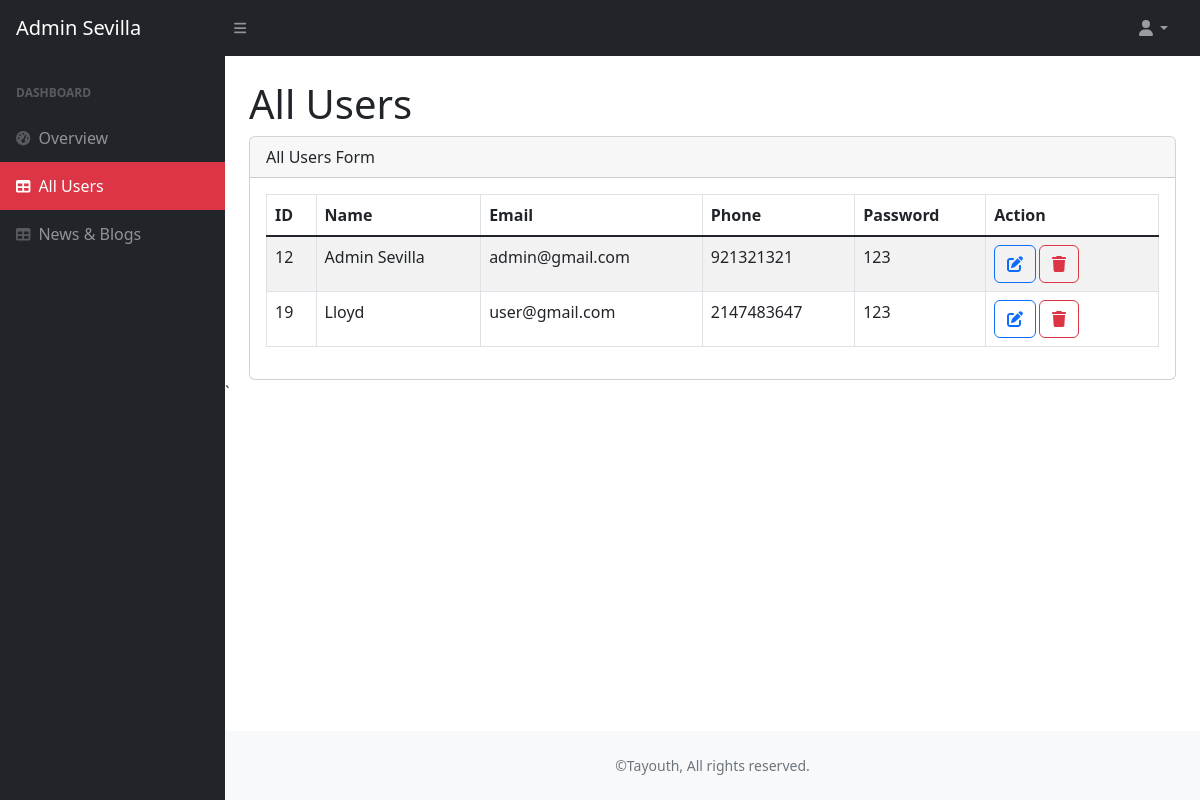
The page /admin/all_users.php (signed in) on the database its author committed.
### tables this page shows
CREATE TABLE `tbl_users` (
  `id` int(11) NOT NULL,
  `name` varchar(191) NOT NULL,
  `email` varchar(191) NOT NULL,
  `dob` date NOT NULL,
  `phone` int(15) NOT NULL,
  `password` varchar(191) NOT NULL,
  `role_as` tinyint(4) NOT NULL,
  `created_at` timestamp NOT NULL DEFAULT current_timestamp()
);

### functions/myfunction.php (called while the page is built, shortened)
<?php
    include('../config/dbcon.php');
        function getAll($tbl_users){
            global $con;
            $q = "SELECT * FROM $tbl_users";
           return $q = mysqli_query($con, $q);
        }
?>

### admin/all_users.php (the view, shortened to what this page needs)
<?php
    include('inc/header.php');
?>
<div class="container-fluid px-4">
    <h1 class="mt-4">All Users</h1>
    <div class="row">
        <div class="col-lg-12">
            <div class="card">
                <div class="card-header">
                 All Users Form
                </div>
                <div class="card-body" id="user_table">
                    <div class="table table-wrapper-scroll-y my-custom-scrollbar">
                        <table class="table table-bordered table-striped mb-0">
                            <thead>
                                <tr>
                                    <th>ID</th>
                                    <th>Name</th>
                                    <th>Email</th>
                                    <th>Phone</th>
                                    <th>Password</th>
                                    <th>Action</th>
                                </tr>
                            </thead>
                            <tbody>
                                <?php
                                    $users = getAll("tbl_users");
                                    if (mysqli_num_rows($users) > 0) {
                                        foreach ($users as $data) {
                                            ?>
                                                <tr>
                                                    <td><?= $data['id']; ?></td>
                                                    <td><?= $data['name']; ?></td>
                                                    <td><?= $data['email']; ?></td>
                                                    <td><?= $data['phone']; ?></td>
                                                    <td><?= $data['password']; ?></td>
                                                    <td class="">
                                                        <div class="row">
                                                            <div class="col-3" title="Edit User">
                                                                <a href="edit_user.php?id=<?= $data['id']; ?>" type="button" class="btn btn-outline-primary"><i class="fa-solid fa-pen-to-square"></i></a>
                                                            </div>
                                                            <div class="col-3" title="Delete User">
                                                                <button type="button" value="<?= $data['id']; ?>" class="btn btn-outline-danger delete_user_btn"><i class="fa-solid fa-trash"></i></button>
                                                            </div>
                                                        </div>
                                                    </td>
                                                </tr>
                                            <?php
                                        }
                                    }else{
                                        echo "No record found.";
                                    }
                                ?>
                            </tbody>
                        </table>
                    </div>
                </div>
            </div>
        </div>
    </div>
</div>
<?php
include('inc/footer.php');
?>

### rows shown on the page
tbl_users: id "12", name "Admin Sevilla", email "admin@gmail.com", phone "921321321", password "123"
tbl_users: id "19", name "Lloyd", email "user@gmail.com", phone "2147483647", password "123"

### other values the page prints
$_SESSION['auth_user']['name'] "Admin Sevilla"
